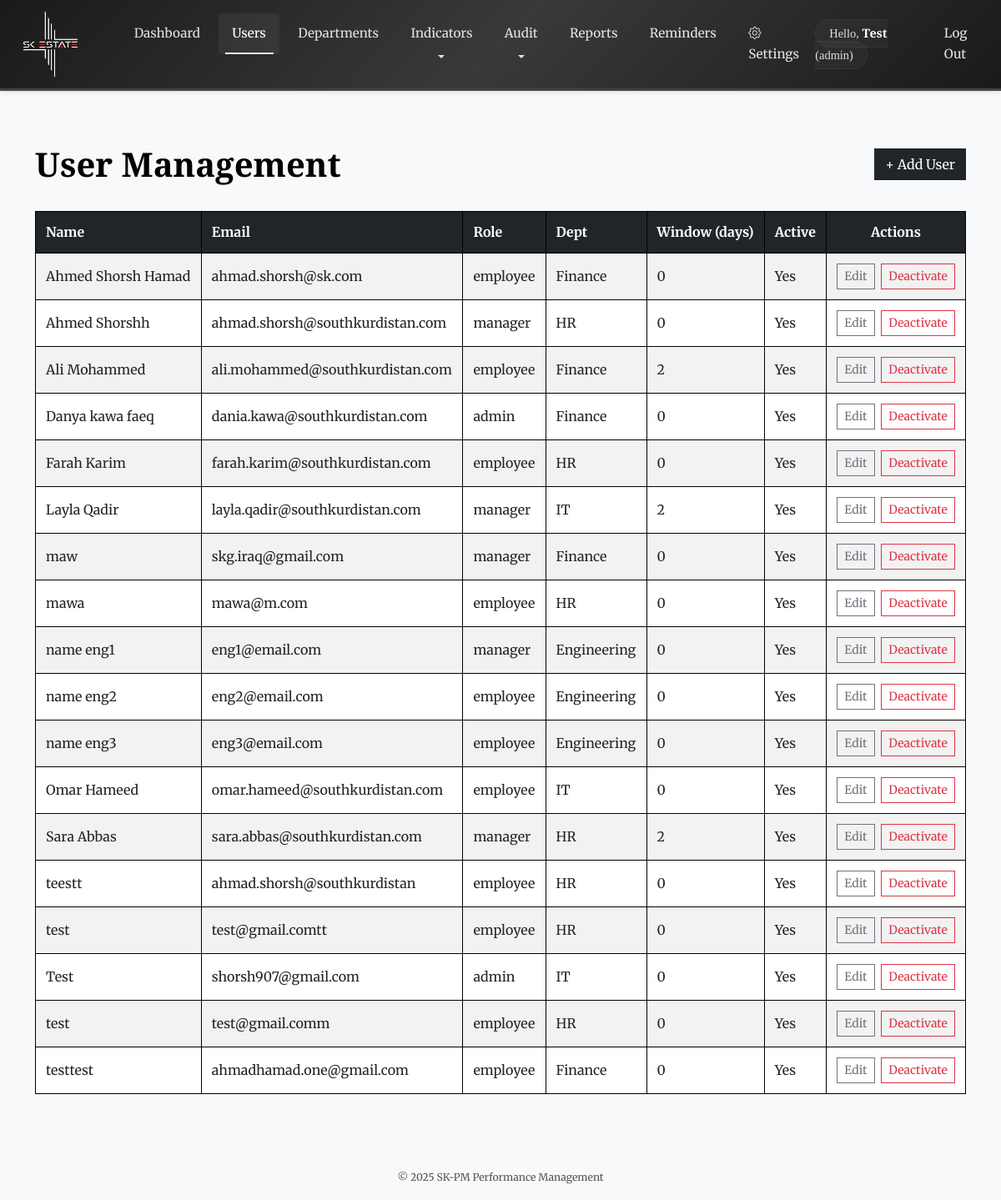
The page /users.php (signed in) on the database its author committed.
### tables this page shows
CREATE TABLE `users` (
  `user_id` int(11) NOT NULL,
  `name` varchar(100) NOT NULL,
  `email` varchar(255) NOT NULL,
  `password_hash` varchar(255) NOT NULL,
  `role_id` int(11) NOT NULL,
  `dept_id` int(11) DEFAULT NULL,
  `phone` varchar(20) DEFAULT NULL,
  `telegram_chat_id` bigint(20) DEFAULT NULL,
  `position` varchar(100) DEFAULT NULL,
  `birth_date` date DEFAULT NULL,
  `hire_date` date DEFAULT NULL,
  `rating_window_days` int(11) DEFAULT 0,
  `active` tinyint(1) DEFAULT 1,
  `email_verified` tinyint(1) DEFAULT 0,
  `email_verification_token` varchar(255) DEFAULT NULL,
  `email_verification_expires` datetime DEFAULT NULL
);

CREATE TABLE `roles` (
  `role_id` int(11) NOT NULL,
  `role_name` varchar(50) NOT NULL
);

CREATE TABLE `departments` (
  `dept_id` int(11) NOT NULL,
  `dept_name` varchar(100) NOT NULL,
  `manager_id` int(11) DEFAULT NULL,
  `share_path` varchar(255) DEFAULT NULL
);

### backend/user_controller.php (called while the page is built, shortened)
<?php
require_once __DIR__ . '/db.php';
function getUser(int $id): ?array
{
    global $pdo;
    $sql = "
    SELECT
        u.user_id,
        u.name,
        u.email,
        u.phone,
        u.position,
        u.birth_date,
        u.hire_date,
        u.rating_window_days,
        /* make sure the chat ID comes through */
        COALESCE(u.telegram_chat_id, ut.telegram_chat_id) AS telegram_chat_id,
        u.role_id,
        r.role_name,
        u.dept_id,
        d.dept_name,
        u.active
    FROM users u
    JOIN roles r             ON r.role_id  = u.role_id
    LEFT JOIN departments d  ON d.dept_id  = u.dept_id
    /* grab chat ID from user_telegram too, in case that table has the latest value */
    LEFT JOIN user_telegram ut ON ut.user_id = u.user_id AND ut.verified = 1
    WHERE u.user_id = :id
    LIMIT 1
    ";
    $stmt = $pdo->prepare($sql);
    $stmt->execute(['id' => $id]);
    $user = $stmt->fetch(PDO::FETCH_ASSOC);
    return $user ?: null;
}
function fetchAllUsers() {
    global $pdo;
    $stmt = $pdo->query(
        'SELECT
            u.user_id,
            u.name,
            u.email,
            u.phone,
            u.position,
            u.birth_date,
            u.hire_date,
            u.rating_window_days,
            u.telegram_chat_id,
            u.role_id,
            r.role_name,
            u.dept_id,
            d.dept_name,
            u.active
         FROM users u
         JOIN roles r   ON u.role_id = r.role_id
         LEFT JOIN departments d ON u.dept_id = d.dept_id
         ORDER BY u.name'
    );
    return $stmt->fetchAll(PDO::FETCH_ASSOC);
}

### users.php (the view, shortened to what this page needs)
<?php
require_once __DIR__ . '/backend/user_controller.php';
$users       = fetchAllUsers();
include __DIR__ . '/partials/navbar.php';
?>
<!DOCTYPE html>
<html lang="en">
<head>
  <link href="https://cdn.jsdelivr.net/npm/bootstrap@5.3.0/dist/css/bootstrap.min.css" rel="stylesheet">
  <link rel="stylesheet" href="./assets/css/style.css">
</head>
<body class="bg-light font-serif">
<div class="container py-4">
  <div class="d-flex justify-content-between align-items-center mb-3">
    <h1>User Management</h1>
    <button class="btn btn-dark" data-bs-toggle="modal" data-bs-target="#createModal">+ Add User</button>
  </div>
  <div class="table-responsive">
    <table class="table table-striped table-bordered align-middle">
      <thead class="table-dark">
        <tr>
          <th>Name</th>
          <th>Email</th>
          <th>Role</th>
          <th>Dept</th>
          <th>Window&nbsp;(days)</th>
          <th>Active</th>
          <th class="text-center">Actions</th>
        </tr>
      </thead>
      <tbody>
      <?php foreach ($users as $user): ?>
        <tr <?= $user['active'] ? '' : 'class="table-danger"' ?>>
          <td><?= htmlspecialchars($user['name']) ?></td>
          <td><?= htmlspecialchars($user['email']) ?></td>
          <td><?= htmlspecialchars($user['role_name']) ?></td>
          <td><?= htmlspecialchars($user['dept_name'] ?? '-') ?></td>
          <td><?= $user['rating_window_days'] === null ? 'Default' : $user['rating_window_days'] ?></td>
          <td><?= $user['active'] ? 'Yes' : 'No' ?></td>
          <td class="text-center">
            <button class="btn btn-sm btn-outline-secondary me-1"
                    data-bs-toggle="modal"
                    data-bs-target="#editModal<?= $user['user_id'] ?>">Edit</button>
            <form class="d-inline" method="post">
              <button class="btn btn-sm btn-outline-<?= $user['active'] ? 'danger' : 'success' ?>">
                <?= $user['active'] ? 'Deactivate' : 'Activate' ?>
              </button>
            </form>
          </td>
        </tr>
      <?php endforeach; ?>
      </tbody>
    </table>
  </div>
</div>
<footer class="footer py-3 text-center">
  <small>&copy; <?= date('Y') ?> SK-PM Performance Management</small>
</footer>
</body>
</html>

### partials/navbar.php (shortened to what this page needs)
<?php
require_once __DIR__ . '/../backend/user_controller.php';
$user      = getUser($_SESSION['user_id']);
$roleId    = (int)($_SESSION['role_id'] ?? 0);
$roleName  = htmlspecialchars($_SESSION['role_name'] ?? '');
$userName  = htmlspecialchars($user['name']       ?? '');
$currentPage = basename($_SERVER['PHP_SELF']);
function isActivePage($page) {
    global $currentPage;
    return $currentPage === $page ? 'active' : '';
}
function isActiveDropdown($pages) {
    global $currentPage;
    return in_array($currentPage, $pages) ? 'active' : '';
}
?>
<!DOCTYPE html>
<html lang="en">
<head>
<link href="https://cdn.jsdelivr.net/npm/bootstrap@5.3.0/dist/css/bootstrap.min.css" rel="stylesheet">
<link href="https://cdn.jsdelivr.net/npm/bootstrap-icons@1.11.3/font/bootstrap-icons.css" rel="stylesheet">
<link rel="stylesheet" href="./assets/css/style.css">
</head>
<body>
<nav class="navbar navbar-expand-lg navbar-dark bg-dark mb-4">
  <div class="container-fluid">
  <a class="navbar-brand d-flex align-items-center" href="dashboard.php">
  <img src="./assets/logo/SKE.png" alt="SK Group" class="d-inline-block align-text-top">
</a>
    <div class="collapse navbar-collapse" id="navMenu">
      <ul class="navbar-nav me-auto">
        <li class="nav-item">
          <a class="nav-link <?= isActivePage('dashboard.php') ?>" href="dashboard.php">Dashboard</a>
        </li>
        <?php if ($roleId === 1): ?>
          <li class="nav-item"><a class="nav-link <?= isActivePage('users.php') ?>" href="users.php">Users</a></li>
          <li class="nav-item"><a class="nav-link <?= isActivePage('departments.php') ?>" href="departments.php">Departments</a></li>
          <li class="nav-item dropdown">
            <a class="nav-link dropdown-toggle <?= isActiveDropdown(['individual_indicators.php', 'department_indicators.php']) ?>" href="#" id="indicatorsDrop"
               role="button" data-bs-toggle="dropdown" aria-expanded="false">
              Indicators
            </a>
          </li>
          <li class="nav-item dropdown">
            <a class="nav-link dropdown-toggle <?= isActiveDropdown(['audit_evaluations.php', 'audit_departments.php']) ?>" href="#" id="auditDrop"
               role="button" data-bs-toggle="dropdown" aria-expanded="false">
              Audit
            </a>
          </li>
          <li class="nav-item"><a class="nav-link <?= isActivePage('reports.php') ?>" href="reports.php">Reports</a></li>
          <li class="nav-item"><a class="nav-link <?= isActivePage('reminders.php') ?>" href="reminders.php">Reminders</a></li>
          <li class="nav-item">
            <a class="nav-link <?= isActivePage('settings.php') ?>" href="settings.php">
              <i class="bi bi-gear me-1"></i> Settings
            </a>
          </li>
        <?php else: ?>
          <li class="nav-item"><a class="nav-link <?= isActivePage('evaluate.php') ?>" href="evaluate.php">
                Submit Ratings</a></li>
        <?php endif; ?>
      </ul>
      <ul class="navbar-nav ms-auto align-items-center">
        <li class="nav-item me-3">
          <span class="navbar-text">
            Hello, <strong><?= $userName ?></strong> (<?= $roleName ?>)
          </span>
        </li>
        <li class="nav-item">
          <a class="nav-link <?= isActivePage('logout.php') ?>" href="logout.php">Log Out</a>
        </li>
      </ul>
    </div>
  </div>
</nav>
</body>
</html>

### assets/css/style.css (style rules this page uses)
html, body { height: 100%; margin: 0; padding: 0; background-color: rgba(var(--bs-light-rgb), var(--bs-bg-opacity)) !important; color: #000000; font-family: 'Merriweather', serif; line-height: 1.6; }
h1, h2, h3, h4, h5, h6 { font-family: 'Playfair Display', serif; margin-top: 1rem; margin-bottom: 1rem; font-weight: 700; color: #000000; }
.navbar { background: linear-gradient(135deg, #1a1a1a 0%, #393939 50%, #1a1a1a 100%) !important; border-bottom: 3px solid #444; box-shadow: 0 2px 5px rgba(0, 0, 0, 0.1); padding: 0.3rem 0; font-family: 'Merriweather', serif; }
.navbar-brand { padding: 0.5rem 1rem; transition: transform 0.3s ease; margin-right: 2rem; }
.navbar-brand img { height: 80px; width: auto; max-width: 120px; filter: brightness(1.1) contrast(1.1); object-fit: contain; }
.navbar-nav .nav-link { color: #e0e0e0 !important; font-weight: 500; font-size: 0.95rem; padding: 0.75rem 1rem !important; position: relative; transition: all 0.3s ease; border-radius: 4px; margin: 0 0.2rem; }
.navbar-nav .nav-link::after { content: ''; position: absolute; bottom: 0; left: 50%; width: 0; height: 2px; background: linear-gradient(90deg, #fff, #ccc); transition: all 0.4s ease; transform: translateX(-50%); }
.navbar-nav .nav-link[href="logout.php"]::after { background: linear-gradient(90deg, #952e2e, #811818); }
.navbar-nav .nav-link.active { color: #ffffff !important; background: rgba(255, 255, 255, 0.05); font-weight: 500; }
.navbar-nav .nav-link.active::after { width: 80%; background: linear-gradient(90deg, #ffffff, #e0e0e0); }
.dropdown-toggle::after { display: none; }
.dropdown-toggle::before { content: ''; position: absolute; bottom: -5px; left: 50%; transform: translateX(-50%); width: 0; height: 0; border-left: 4px solid transparent; border-right: 4px solid transparent; border-top: 4px solid #e0e0e0; }
.navbar-text { color: #e0e0e0 !important; font-family: 'Playfair Display', serif; font-size: 0.9rem; padding: 0.5rem 1rem; background: rgba(255, 255, 255, 0.03); border-radius: 20px; border: 1px solid rgba(255, 255, 255, 0.05); }
.navbar-text strong { color: #ffffff; font-weight: 600; }
.bi-gear { transition: transform 0.3s ease; }
.bg-dark { --bs-bg-opacity: 1; background-color: rgba(var(--bs-dark-rgb), var(--bs-bg-opacity)) !important; }
.footer { color: #ffffff; text-align: center; }
.table { width: 100%; margin-bottom: 1rem; border-collapse: collapse; }
.table th, .table td { border: 1px solid #000000; padding: 0.75rem; vertical-align: middle; }
.btn { border-radius: 0; font-family: inherit; }
.mb-3 { margin-bottom: 1rem !important; }
.mb-4 { margin-bottom: 1.5rem !important; }
.text-center { text-align: center !important; }
.footer { max-width: 400px; margin: 2rem auto; text-align: center; font-size: 0.875rem; color: #000; }
.footer small { color: #555; }

### rows shown on the page
users: name "Test", email "shorsh907@gmail.com", role.role_name "admin", dept.dept_name "IT", rating_window_days "0", active "Yes"
users: name "Ahmed Shorsh Hamad", email "ahmad.shorsh@sk.com", role.role_name "employee", dept.dept_name "Finance", rating_window_days "0", active "Yes"
users: name "Ahmed Shorshh", email "ahmad.shorsh@southkurdistan.com", role.role_name "manager", dept.dept_name "HR", rating_window_days "0", active "Yes"
users: name "Ali Mohammed", email "ali.mohammed@southkurdistan.com", role.role_name "employee", dept.dept_name "Finance", rating_window_days "2", active "Yes"
users: name "Danya kawa faeq", email "dania.kawa@southkurdistan.com", role.role_name "admin", dept.dept_name "Finance", rating_window_days "0", active "Yes"
users: name "Farah Karim", email "farah.karim@southkurdistan.com", role.role_name "employee", dept.dept_name "HR", rating_window_days "0", active "Yes"
users: name "Layla Qadir", email "layla.qadir@southkurdistan.com", role.role_name "manager", dept.dept_name "IT", rating_window_days "2", active "Yes"
users: name "maw", email "skg.iraq@gmail.com", role.role_name "manager", dept.dept_name "Finance", rating_window_days "0", active "Yes"
users: name "mawa", email "mawa@m.com", role.role_name "employee", dept.dept_name "HR", rating_window_days "0", active "Yes"
users: name "name eng1", email "eng1@email.com", role.role_name "manager", dept.dept_name "Engineering", rating_window_days "0", active "Yes"
users: name "name eng2", email "eng2@email.com", role.role_name "employee", dept.dept_name "Engineering", rating_window_days "0", active "Yes"
users: name "name eng3", email "eng3@email.com", role.role_name "employee", dept.dept_name "Engineering", rating_window_days "0", active "Yes"
users: name "Omar Hameed", email "omar.hameed@southkurdistan.com", role.role_name "employee", dept.dept_name "IT", rating_window_days "0", active "Yes"
users: name "Sara Abbas", email "sara.abbas@southkurdistan.com", role.role_name "manager", dept.dept_name "HR", rating_window_days "2", active "Yes"
users: name "teestt", email "ahmad.shorsh@southkurdistan", role.role_name "employee", dept.dept_name "HR", rating_window_days "0", active "Yes"
users: name "test", email "test@gmail.comtt", role.role_name "employee", dept.dept_name "HR", rating_window_days "0", active "Yes"
users: name "test", email "test@gmail.comm", role.role_name "employee", dept.dept_name "HR", rating_window_days "0", active "Yes"
users: name "testtest", email "ahmadhamad.one@gmail.com", role.role_name "employee", dept.dept_name "Finance", rating_window_days "0", active "Yes"

### other values the page prints
$roleName "admin"
